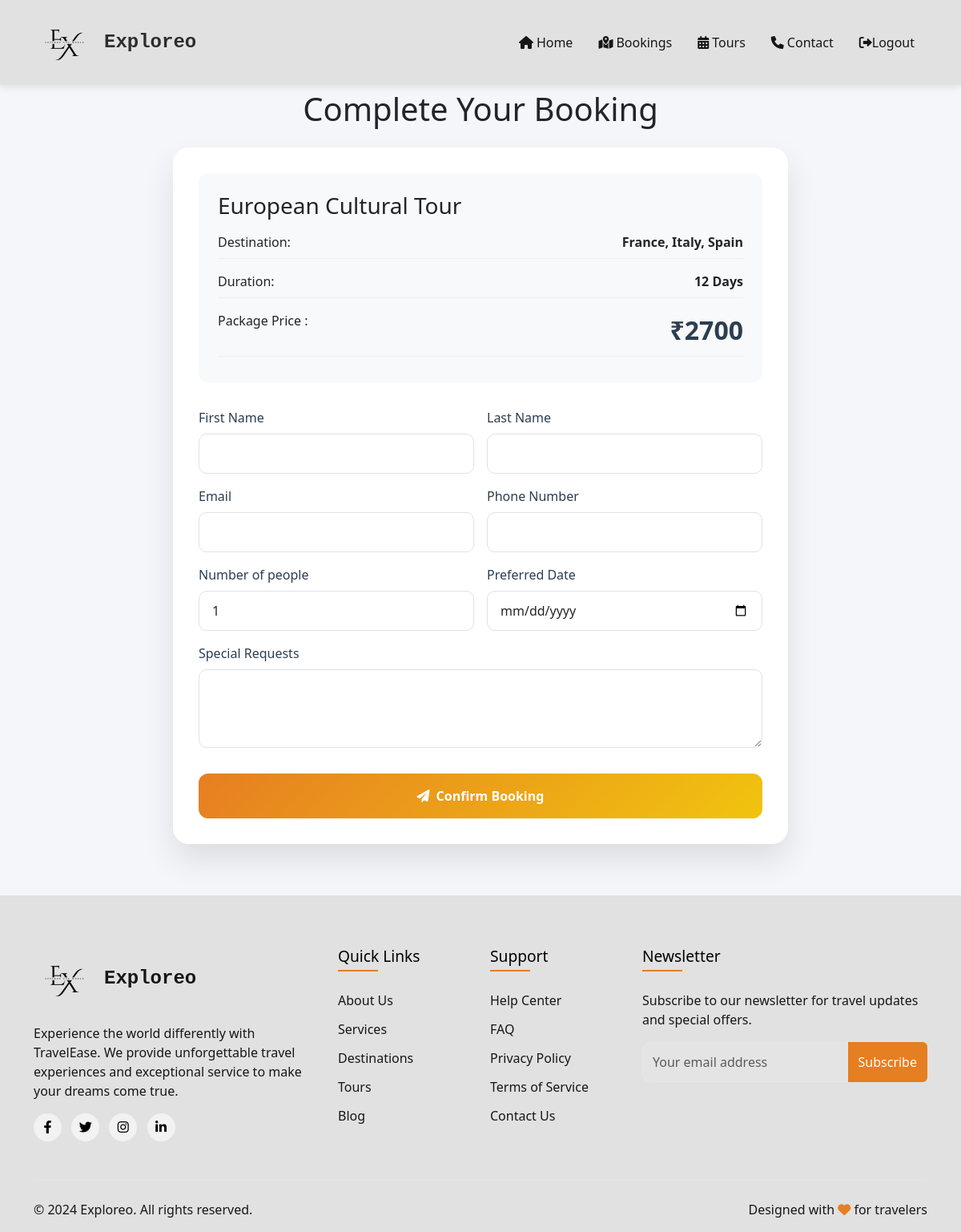
The page /user_booking/2 (signed in) on the database its author committed.
### app/models.py (models this page shows)
class TourPackage(models.Model):
    package_name = models.CharField(max_length=255)  # Package Name
    destination = models.CharField(max_length=255)  # Destination
    duration_days = models.PositiveIntegerField()  # Duration in days
    price = models.PositiveIntegerField()  # Price
    rating = models.FloatField()  # Rating
    description = models.TextField()  # Description
    image = models.FileField()
    max_capacity = models.PositiveIntegerField()  # Maximum Capacity
    start_date = models.DateField()  # Start Date
    end_date = models.DateField()  # End Date
    accommodation = models.BooleanField(default=False)  # Accommodation
    meals = models.BooleanField(default=False)  # Meals
    transport = models.BooleanField(default=False)  # Transport

### app/views.py (the view)
# urls.py: path('user_booking/<id>', views.user_booking, name='user_booking'),
def user_booking(req,id):
    if 'user' in req.session:
        packages=TourPackage.objects.get(id=id)
        return render(req,'user/booking.html',{'packages':packages})

### templates/user/booking.html (shortened to what this page needs)
<!DOCTYPE html>
<html lang="en">
<head>
    <link href="https://cdn.jsdelivr.net/npm/bootstrap@5.3.0/dist/css/bootstrap.min.css" rel="stylesheet">
    <link href="https://cdnjs.cloudflare.com/ajax/libs/font-awesome/6.0.0/css/all.min.css" rel="stylesheet">
    {% load static %}
</head>
<body>
    <nav class="navbar navbar-expand-lg fixed-top">
        <div class="container">
            <a class="navbar-brand d-flex align-items-center" href="#">
                <img src="{% static '/images/logo32.png' %}" alt="Exploreo Logo" style="height: 80px; width: 80px;">
                <span class="ms-2" style="font-family: 'Courier New', monospace;">Exploreo</span>
            </a>
            <div class="collapse navbar-collapse" id="navbarNav">
                <ul class="navbar-nav ms-auto">
                    <li class="nav-item">
                        <a class="nav-link" href="../user_home"><i class="fas fa-home me-1"></i>Home</a>
                    </li>
                    <li class="nav-item">
                        <a class="nav-link" href="../view_booking"><i class="fas fa-map-marked-alt me-1"></i>Bookings</a>
                    </li>
                    <li class="nav-item">
                        <a class="nav-link" href="../user_tour"><i class="fas fa-calendar-alt me-1"></i>Tours</a>
                    </li>
                    <li class="nav-item">
                        <a class="nav-link" href="../contact"><i class="fas fa-phone me-1"></i>Contact</a>
                    </li>
                    <li class="nav-item">
                        <a class="nav-link" href="../logout"><i class="fas fa-sign-out-alt"></i>Logout</a>
                    </li>
                </ul>
            </div>
        </div>
    </nav>
    <div class="booking-container">
        <h1 class="text-center mb-4">Complete Your Booking</h1>
        <div class="booking-card">
            <div class="tour-summary">
                <h3>{{ packages.package_name }}</h3>
                <div class="info-item">
                    <span>Destination:</span>
                    <strong>{{ packages.destination }}</strong>
                </div>
                <div class="info-item">
                    <span>Duration:</span>
                    <strong>{{ packages.duration_days }} Days</strong>
                </div>
                <div class="info-item">
                    <span>Package Price :</span>
                    <strong class="price-tag"> ₹{{ packages.price }}</strong>
                </div>
            </div>
            <form method="post" action="{% url 'create_booking' packages.id %}">
                <div class="row g-3">
                    <div class="col-md-6">
                        <label class="form-label">First Name</label>
                        <input type="text" name="first_name" class="form-control" required>
                    </div>
                    <div class="col-md-6">
                        <label class="form-label">Last Name</label>
                        <input type="text" name="last_name" class="form-control" required>
                    </div>
                    <div class="col-md-6">
                        <label class="form-label">Email</label>
                        <input type="email" name="email" class="form-control" required>
                    </div>
                    <div class="col-md-6">
                        <label class="form-label">Phone Number</label>
                        <input type="tel" name="phone" class="form-control" required>
                    </div>
                    <div class="col-md-6">
                        <label class="form-label">Number of people</label>
                        <select name="guests" class="form-control" required>
                            {% for i in "123456789"|make_list %}
                                <option value="{{ i }}">{{ i }}</option>
                            {% endfor %}
                        </select>
                    </div>
                    <div class="col-md-6">
                        <label class="form-label">Preferred Date</label>
                        <input type="date" name="preferred_date" class="form-control" required id="preferred_date">
                    </div>
                    <div class="col-12">
                        <label class="form-label">Special Requests</label>
                        <textarea name="special_requests" class="form-control" rows="3"></textarea>
                    </div>
                    <div class="col-12">
                        <button type="submit" class="submit-btn">
                            <i class="fas fa-paper-plane me-2"></i>Confirm Booking
                        </button>
                    </div>
                </div>
            </form>
        </div>
    </div>
        <footer class="footer">
            <div class="container">
                <div class="row gy-4">
                    <div class="col-lg-4 col-md-6">
                        <div class="footer-brand">
                            <div class="logo-icon">
                                <img src="{% static '/images/logo32.png' %}" alt="Exploreo Logo" style="height: 80px; width: 80px;">
                            </div>
                            <span class="ms-2" style="font-family: 'Courier New', monospace;">Exploreo</span>
                        </div>
                        <p class="mt-3">Experience the world differently with TravelEase. We provide unforgettable travel experiences and exceptional service to make your dreams come true.</p>
                        <div class="social-links mt-3">
                            <a href="#"><i class="fab fa-facebook-f"></i></a>
                            <a href="#"><i class="fab fa-twitter"></i></a>
                            <a href="#"><i class="fab fa-instagram"></i></a>
                            <a href="#"><i class="fab fa-linkedin-in"></i></a>
                        </div>
                    </div>
                    <div class="col-lg-2 col-md-6">
                        <h4>Quick Links</h4>
                        <ul class="footer-links">
                            <li><a href="#">About Us</a></li>
                            <li><a href="#">Services</a></li>
                            <li><a href="#">Destinations</a></li>
                            <li><a href="#">Tours</a></li>
                            <li><a href="#">Blog</a></li>
                        </ul>
                    </div>
                    <div class="col-lg-2 col-md-6">
                        <h4>Support</h4>
                        <ul class="footer-links">
                            <li><a href="#">Help Center</a></li>
                            <li><a href="#">FAQ</a></li>
                            <li><a href="#">Privacy Policy</a></li>
                            <li><a href="#">Terms of Service</a></li>
                            <li><a href="#">Contact Us</a></li>
                        </ul>
                    </div>
                    <div class="col-lg-4 col-md-6">
                        <h4>Newsletter</h4>
                        <p>Subscribe to our newsletter for travel updates and special offers.</p>
                        <form class="newsletter-form mt-3">
                            <div class="input-group">
                                <input type="email" class="form-control" placeholder="Your email address">
                                <button class="btn btn-explore" style="background-color: #E67E22; color: white;" type="submit">Subscribe</button>
                            </div>
                        </form>
                    </div>
                </div>
                <div class="footer-bottom">
                    <div class="row">
                        <div class="col-md-6">
                            <p>&copy; 2024 Exploreo. All rights reserved.</p>
                        </div>
                        <div class="col-md-6 text-md-end">
                            <p>Designed with <i class="fas fa-heart"></i> for travelers</p>
                        </div>
                    </div>
                </div>
            </div>
        </footer>
</body>
</html>

### templates/user/booking.html (style rules this page uses)
:root { --primary-color: #e1e1e1; --secondary-color: #E67E22; --accent-color: #3498DB; --light-bg: #F5F6FA; }
body { font-family: 'Segoe UI', system-ui, -apple-system, sans-serif; background-color: var(--light-bg); padding-top: 80px; }
.navbar { background-color: var(--primary-color); box-shadow: 0 2px 10px rgba(0,0,0,0.1); }
.navbar-brand { color: rgb(46, 44, 44) !important; font-weight: 600; font-size: 1.5rem; }
.nav-link { color: rgba(0, 0, 0, 0.9) !important; margin: 0 0.5rem; transition: color 0.3s ease; }
.booking-container { max-width: 800px; margin: 2rem auto; padding: 0 1rem; }
.booking-card { background: white; border-radius: 20px; padding: 2rem; box-shadow: 0 20px 40px rgba(0,0,0,0.1); }
.tour-summary { background: #f8f9fa; border-radius: 12px; padding: 1.5rem; margin-bottom: 2rem; }
.form-label { font-weight: 500; color: #2c3e50; margin-bottom: 0.5rem; }
.form-control { padding: 0.75rem 1rem; border-radius: 10px; border: 1px solid #dee2e6; }
.submit-btn { background: linear-gradient(135deg, #E67E22, #F1C40F); color: white; padding: 1rem 2rem; border: none; border-radius: 12px; font-weight: 600; width: 100%; margin-top: 1rem; transition: all 0.3s ease; }
.price-tag { font-size: 2rem; color: #2c3e50; font-weight: 700; }
.info-item { display: flex; justify-content: space-between; margin-bottom: 0.5rem; padding: 0.5rem 0; border-bottom: 1px solid #eee; }
.footer { background-color: var(--primary-color); color: rgba(0, 0, 0, 0.9); padding: 4rem 0 1rem; margin-top: 4rem; }
.footer-brand { display: flex; align-items: center; font-size: 1.5rem; font-weight: 600; }
.footer h4 { color: rgb(0, 0, 0); font-size: 1.2rem; margin-bottom: 1.5rem; position: relative; padding-bottom: 0.5rem; }
.footer h4::after { content: ''; position: absolute; left: 0; bottom: 0; width: 50px; height: 2px; background-color: var(--secondary-color); }
.footer-links { list-style: none; padding: 0; margin: 0; }
.footer-links li { margin-bottom: 0.75rem; }
.footer-links a { color: rgba(0, 0, 0, 0.9); text-decoration: none; transition: color 0.3s ease; }
.social-links a { display: inline-flex; align-items: center; justify-content: center; width: 35px; height: 35px; background-color: rgba(255, 255, 255, 0.59); border-radius: 50%; margin-right: 0.5rem; color: rgb(0, 0, 0); text-decoration: none; transition: all 0.3s ease; }
.newsletter-form .form-control { background-color: rgba(255, 255, 255, 0.1); border: 1px solid rgba(255, 255, 255, 0.2); color: rgb(0, 0, 0); padding: 0.75rem; }
.newsletter-form .form-control::placeholder { color: rgba(0, 0, 0, 0.6); }
.footer-bottom { margin-top: 3rem; padding-top: 1.5rem; border-top: 1px solid rgba(255, 255, 255, 0.1); }
.footer-bottom p { margin-bottom: 0; }
.footer-bottom .fa-heart { color: var(--secondary-color); }

### rows shown on the page
TourPackage: package_name "European Cultural Tour", destination "France, Italy, Spain", duration_days "12", price "2700"

### other values the page prints
form field guests "1"
